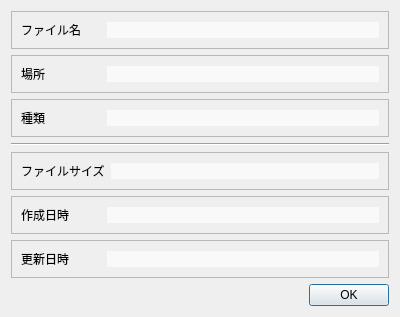
<?xml version="1.0" encoding="UTF-8"?>
<ui version="4.0">
 <class>FileInfoDialog</class>
 <widget class="QDialog" name="FileInfoDialog">
  <property name="geometry">
   <rect>
    <x>0</x>
    <y>0</y>
    <width>400</width>
    <height>317</height>
   </rect>
  </property>
  <property name="windowTitle">
   <string>プロパティ</string>
  </property>
  <property name="styleSheet">
   <string notr="true"/>
  </property>
  <property name="modal">
   <bool>true</bool>
  </property>
  <layout class="QVBoxLayout" name="verticalLayout">
   <item>
    <widget class="QFrame" name="frame">
     <property name="frameShape">
      <enum>QFrame::StyledPanel</enum>
     </property>
     <property name="frameShadow">
      <enum>QFrame::Raised</enum>
     </property>
     <layout class="QHBoxLayout" name="horizontalLayout">
      <item>
       <widget class="QLabel" name="label">
        <property name="sizePolicy">
         <sizepolicy hsizetype="Fixed" vsizetype="Preferred">
          <horstretch>0</horstretch>
          <verstretch>0</verstretch>
         </sizepolicy>
        </property>
        <property name="minimumSize">
         <size>
          <width>80</width>
          <height>0</height>
         </size>
        </property>
        <property name="text">
         <string>ファイル名</string>
        </property>
       </widget>
      </item>
      <item>
       <widget class="QLineEdit" name="filename">
        <property name="styleSheet">
         <string notr="true">border:0px;background-color: rgb(249, 249, 249);</string>
        </property>
        <property name="readOnly">
         <bool>true</bool>
        </property>
       </widget>
      </item>
     </layout>
    </widget>
   </item>
   <item>
    <widget class="QFrame" name="frame_2">
     <property name="frameShape">
      <enum>QFrame::StyledPanel</enum>
     </property>
     <property name="frameShadow">
      <enum>QFrame::Raised</enum>
     </property>
     <layout class="QHBoxLayout" name="horizontalLayout_2">
      <item>
       <widget class="QLabel" name="label_2">
        <property name="sizePolicy">
         <sizepolicy hsizetype="Fixed" vsizetype="Preferred">
          <horstretch>0</horstretch>
          <verstretch>0</verstretch>
         </sizepolicy>
        </property>
        <property name="minimumSize">
         <size>
          <width>80</width>
          <height>0</height>
         </size>
        </property>
        <property name="text">
         <string>場所</string>
        </property>
       </widget>
      </item>
      <item>
       <widget class="QLineEdit" name="filepass">
        <property name="styleSheet">
         <string notr="true">border:0px;background-color: rgb(249, 249, 249);</string>
        </property>
        <property name="readOnly">
         <bool>true</bool>
        </property>
       </widget>
      </item>
     </layout>
    </widget>
   </item>
   <item>
    <widget class="QFrame" name="frame_3">
     <property name="frameShape">
      <enum>QFrame::StyledPanel</enum>
     </property>
     <property name="frameShadow">
      <enum>QFrame::Raised</enum>
     </property>
     <layout class="QHBoxLayout" name="horizontalLayout_3">
      <item>
       <widget class="QLabel" name="label_3">
        <property name="sizePolicy">
         <sizepolicy hsizetype="Fixed" vsizetype="Preferred">
          <horstretch>0</horstretch>
          <verstretch>0</verstretch>
         </sizepolicy>
        </property>
        <property name="minimumSize">
         <size>
          <width>80</width>
          <height>0</height>
         </size>
        </property>
        <property name="text">
         <string>種類</string>
        </property>
       </widget>
      </item>
      <item>
       <widget class="QLineEdit" name="extension">
        <property name="styleSheet">
         <string notr="true">border:0px;background-color: rgb(249, 249, 249);</string>
        </property>
        <property name="alignment">
         <set>Qt::AlignRight|Qt::AlignTrailing|Qt::AlignVCenter</set>
        </property>
        <property name="readOnly">
         <bool>true</bool>
        </property>
       </widget>
      </item>
     </layout>
    </widget>
   </item>
   <item>
    <widget class="Line" name="line">
     <property name="orientation">
      <enum>Qt::Horizontal</enum>
     </property>
    </widget>
   </item>
   <item>
    <widget class="QFrame" name="frame_4">
     <property name="frameShape">
      <enum>QFrame::StyledPanel</enum>
     </property>
     <property name="frameShadow">
      <enum>QFrame::Raised</enum>
     </property>
     <layout class="QHBoxLayout" name="horizontalLayout_4">
      <item>
       <widget class="QLabel" name="label_4">
        <property name="sizePolicy">
         <sizepolicy hsizetype="Fixed" vsizetype="Preferred">
          <horstretch>0</horstretch>
          <verstretch>0</verstretch>
         </sizepolicy>
        </property>
        <property name="minimumSize">
         <size>
          <width>80</width>
          <height>0</height>
         </size>
        </property>
        <property name="text">
         <string>ファイルサイズ</string>
        </property>
       </widget>
      </item>
      <item>
       <widget class="QLineEdit" name="filesize">
        <property name="styleSheet">
         <string notr="true">border:0px;background-color: rgb(249, 249, 249);</string>
        </property>
        <property name="alignment">
         <set>Qt::AlignRight|Qt::AlignTrailing|Qt::AlignVCenter</set>
        </property>
        <property name="readOnly">
         <bool>true</bool>
        </property>
       </widget>
      </item>
     </layout>
    </widget>
   </item>
   <item>
    <widget class="QFrame" name="frame_5">
     <property name="frameShape">
      <enum>QFrame::StyledPanel</enum>
     </property>
     <property name="frameShadow">
      <enum>QFrame::Raised</enum>
     </property>
     <layout class="QHBoxLayout" name="horizontalLayout_5">
      <item>
       <widget class="QLabel" name="label_5">
        <property name="sizePolicy">
         <sizepolicy hsizetype="Fixed" vsizetype="Preferred">
          <horstretch>0</horstretch>
          <verstretch>0</verstretch>
         </sizepolicy>
        </property>
        <property name="minimumSize">
         <size>
          <width>80</width>
          <height>0</height>
         </size>
        </property>
        <property name="text">
         <string>作成日時</string>
        </property>
       </widget>
      </item>
      <item>
       <widget class="QLineEdit" name="created">
        <property name="styleSheet">
         <string notr="true">border:0px;background-color: rgb(249, 249, 249);</string>
        </property>
        <property name="alignment">
         <set>Qt::AlignRight|Qt::AlignTrailing|Qt::AlignVCenter</set>
        </property>
        <property name="readOnly">
         <bool>true</bool>
        </property>
       </widget>
      </item>
     </layout>
    </widget>
   </item>
   <item>
    <widget class="QFrame" name="frame_6">
     <property name="frameShape">
      <enum>QFrame::StyledPanel</enum>
     </property>
     <property name="frameShadow">
      <enum>QFrame::Raised</enum>
     </property>
     <layout class="QHBoxLayout" name="horizontalLayout_6">
      <item>
       <widget class="QLabel" name="label_6">
        <property name="sizePolicy">
         <sizepolicy hsizetype="Fixed" vsizetype="Preferred">
          <horstretch>0</horstretch>
          <verstretch>0</verstretch>
         </sizepolicy>
        </property>
        <property name="minimumSize">
         <size>
          <width>80</width>
          <height>0</height>
         </size>
        </property>
        <property name="text">
         <string>更新日時</string>
        </property>
       </widget>
      </item>
      <item>
       <widget class="QLineEdit" name="updated">
        <property name="styleSheet">
         <string notr="true">border:0px;background-color: rgb(249, 249, 249);</string>
        </property>
        <property name="alignment">
         <set>Qt::AlignRight|Qt::AlignTrailing|Qt::AlignVCenter</set>
        </property>
        <property name="readOnly">
         <bool>true</bool>
        </property>
       </widget>
      </item>
     </layout>
    </widget>
   </item>
   <item>
    <widget class="QDialogButtonBox" name="buttonBox">
     <property name="standardButtons">
      <set>QDialogButtonBox::Ok</set>
     </property>
    </widget>
   </item>
  </layout>
 </widget>
 <resources/>
 <connections/>
</ui>
